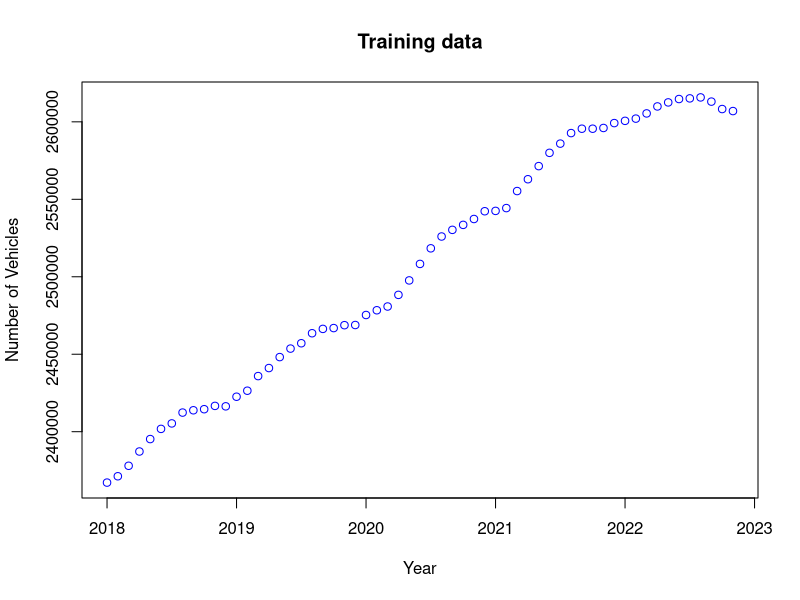
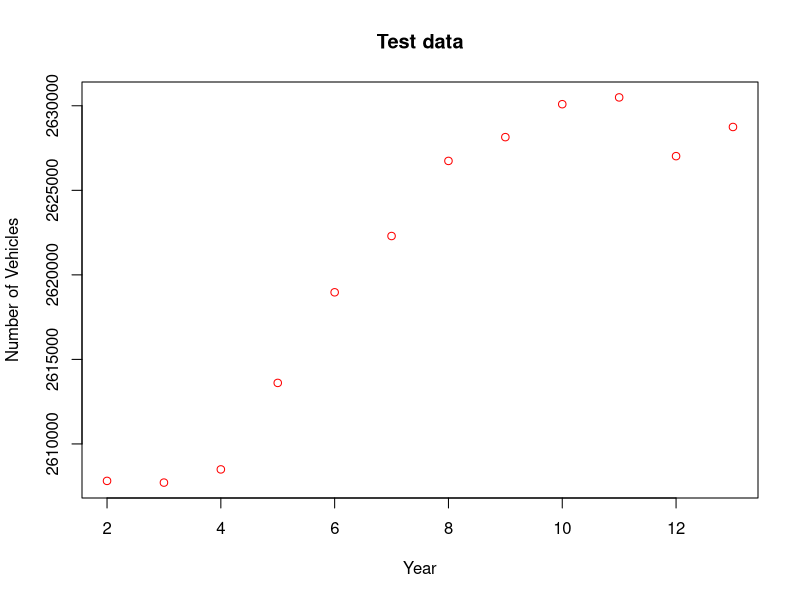
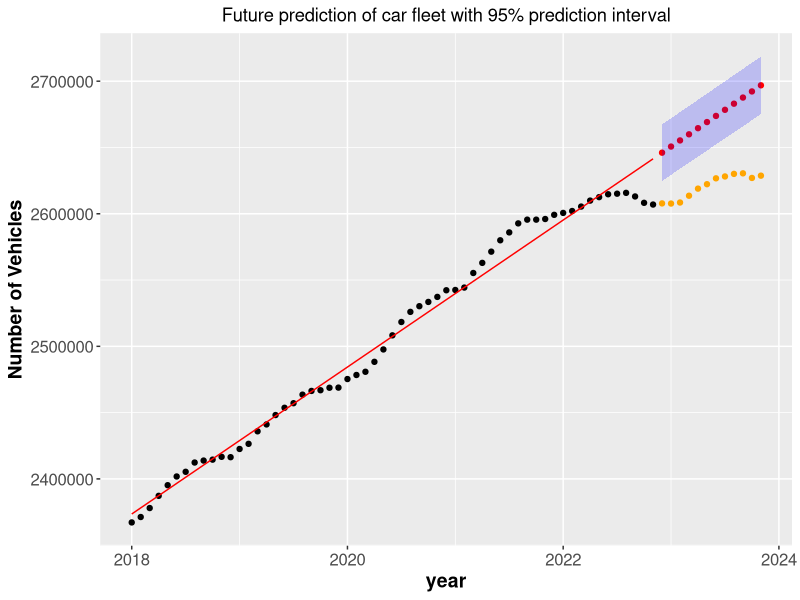
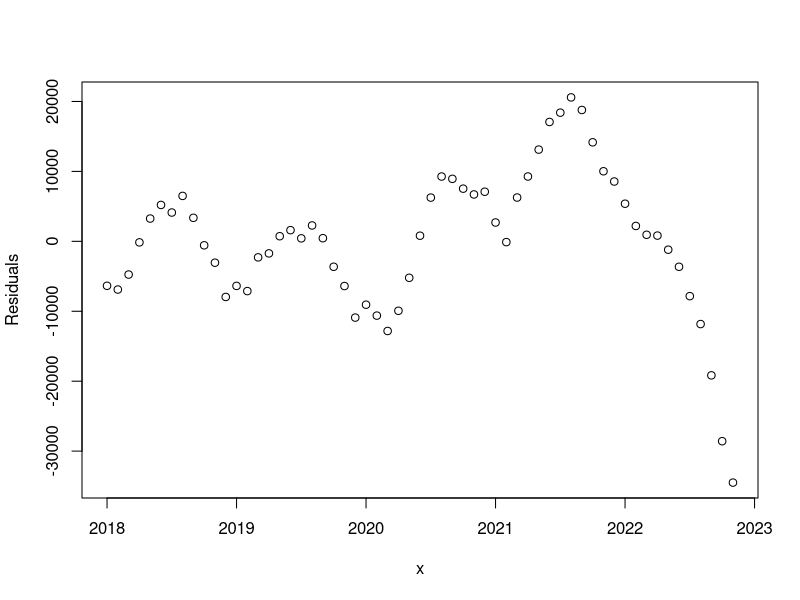
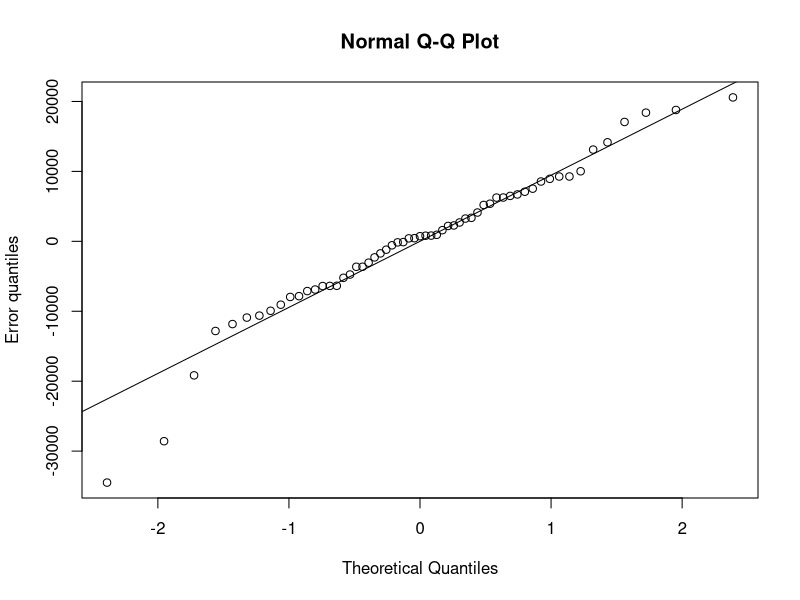
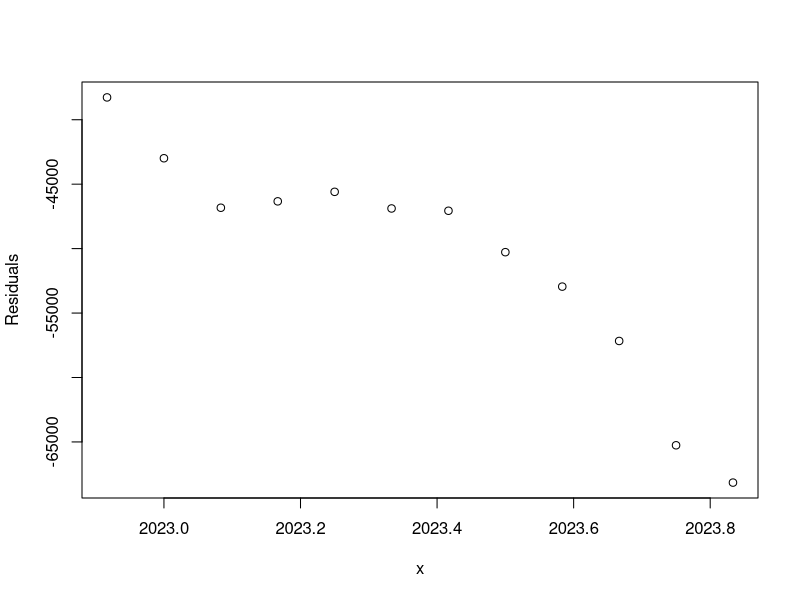
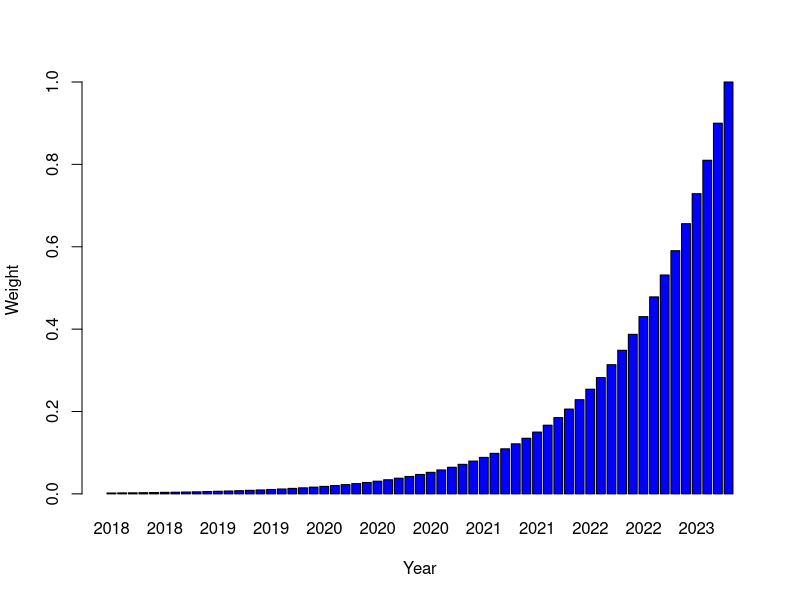
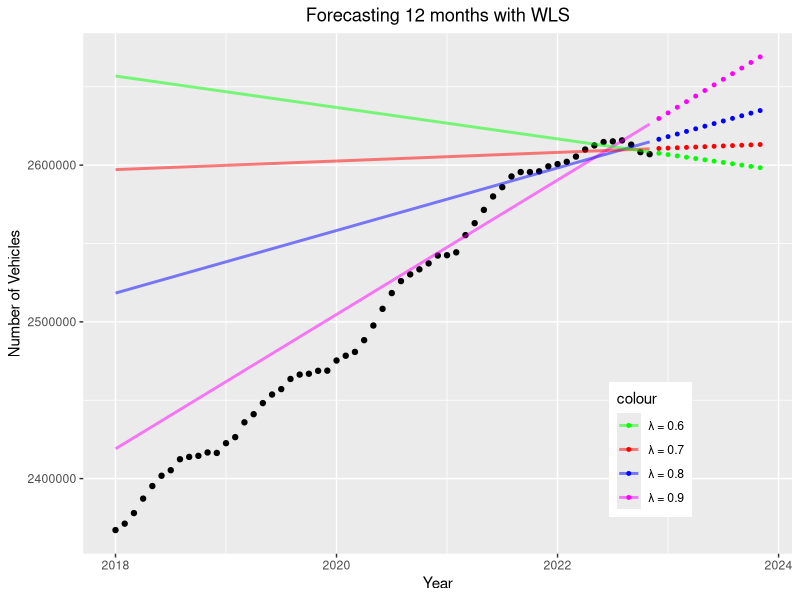

The R source for these figures, in order: (Note: this script raises an error after producing the figures.)
# Required package to read excel
library("readxl")
library("ggplot2")

### DATA IMPORT ###
# Training Data
my_data <- read_excel("Assignment 1/DST_BIL54_train.xlsx")
# my_data <- read_excel("/Users/thomastrosborg/Desktop/Uni/Master/1. semester/Time Series Analysis/git/Assignment 1/DST_BIL54_train.xlsx")
n_train <- length(my_data)
train <- unlist(my_data[1, 2:n_train])
x <- seq(2018, 2022 + 10 / 12, by = 1 / 12)
n <- length(x)
y_train <- train

# Test Data
my_data <- read_excel("Assignment 1/DST_BIL54_test.xlsx")
# my_data <- read_excel("/Users/thomastrosborg/Desktop/Uni/Master/1. semester/Time Series Analysis/git/Assignment 1/DST_BIL54_test.xlsx")
n_test <- length(my_data)
test <- unlist(my_data[1, 2:n_test])


##### Q1 #####
plot(x, train, col = "blue", title("Training data"), xlab="Year", ylab="Number of Vehicles")

plot(2:n_test, test, col = "red", title("Test data"), xlab="Year", ylab="Number of Vehicles")




##### Q2 #####
# Q2.1
ones <- rep(1, length(x))
x_ols <- cbind(ones, x)
theta <- solve(t(x_ols) %*% x_ols) %*% t(x_ols) %*% train

y_hat <- x_ols %*% theta
#plot(x, y_hat, col = "blue", title("Training data - OLS estimate"))
print(theta)

# Error, squared errors and residual variance estimate
error <- train - y_hat
RSS_ols <- t(error) %*% error
sigma2 <- as.numeric(RSS_ols) / (n_train - length(theta))

# Variance and std of estimated errors
v_ols <- sigma2 * solve(t(x_ols) %*% x_ols)
s_ols <- sqrt(diag(v_ols))

# Make forecast for next 12 months
x_test <- seq(2022 + 11 / 12, 2023 + 10 / 12, by = 1 / 12)
x_forecast <- cbind(1, x_test)
y_forecast <- x_forecast %*% theta

# Confidence interval
alpha <- 0.05
vmatrix <- sigma2 * (1 + (x_forecast %*% solve(t(x_ols) %*% x_ols)) %*% t(x_forecast))

CI_lb <- y_forecast - qt(1 - alpha / 2, n_train - length(theta)) * sqrt(diag(vmatrix))
CI_ub <- y_forecast + qt(1 - alpha / 2, n_train - length(theta)) * sqrt(diag(vmatrix))

# Plot fitted model, training data, forecast and CI
df_train <- data.frame(year = x, y = train, y_hat = y_hat)
df_forecast <- data.frame(year = x_forecast[,2], y = test, yhat = y_forecast, CI_lb = CI_lb, CI_ub = CI_ub)


ggplot(df_train, aes(x = year, y=train), title("Prediction of car fleet")) +
  geom_point(col = "black") + 
  geom_line(aes(x = year, y=y_hat), col="red", size = 0.5) +
  geom_point(data = df_forecast, aes(x = year, y = yhat), col="red", size=1.5) +
  geom_point(data = df_forecast, aes(x = year, y = y), col="orange", size=1.5) +
  geom_ribbon(data=df_forecast, aes(x=year, ymin=CI_lb, ymax=CI_ub), inherit.aes=FALSE, alpha=0.2, fill="blue") +
  ggtitle("Future prediction of car fleet with 95% prediction interval") + ylab("Number of Vehicles") +
  theme(plot.title = element_text(hjust = 0.5), axis.text=element_text(size=12), axis.title=element_text(size=14,face="bold"))

# Residual of model on historic data, clearly not white noise
plot(x, error, ylab = "Residuals")

# QQ plot of residuals
qqnorm(error, ylab = "Error quantiles")
qqline(error)

# Test error, model overestimates car fleet
plot(x_forecast[, 2], test - y_forecast, ylab = "Residuals", xlab = "x")




##### Q3 #####

# 3.1
lambda <- 0.9
SIGMA_OLS <- diag(n)
SIGMA_WLS <- diag(n)
for (i in 1:n) {
  SIGMA_WLS[i,i] <- 1/lambda^(n-i)
}
print(SIGMA_WLS[55:59,55:59])
W_WLS <- solve(SIGMA_WLS)

# 3.2
weights <- lambda^((n-1):0)
# plot the weights:
barplot(weights, names= round(x), col = "blue",xlab = "Year",ylab="Weight")

# 3.3
print(sum(weights))

# 3.4
WLS <- solve(t(x_ols)%*%solve(SIGMA_WLS)%*%x_ols)%*%(t(x_ols)%*%solve(SIGMA_WLS)%*%y_train)
print(WLS)

# 3.5
y_wls <- x_test
lambdas <- c(0.9, 0.8, 0.7, 0.6)
df_forecast_wls <- data.frame(year = x_forecast[,2])
frame_names <- c('l09', 'l08', 'l07', 'l06')
df_forecast_wls[frame_names] <- NA

df_train[frame_names] <- NA

for (j in 1:length(lambdas)) {
  lambda = lambdas[j]
  for (i in 1:n) {
    SIGMA_WLS[i,i] <- 1/lambda^(n-i)
  }
  WLS <- solve(t(x_ols)%*%solve(SIGMA_WLS)%*%x_ols)%*%(t(x_ols)%*%solve(SIGMA_WLS)%*%y_train)
  y_pred <- x_forecast %*% WLS
  df_forecast_wls[frame_names[j]] <- y_pred
  df_train[frame_names[j]] <- x_ols %*% WLS
}

colors <- c("magenta", "blue", "red", "green")

ggplot(df_train, aes(x = year, y=train, colour='black')) +
  geom_point(col = "black") +
  geom_point(data=df_forecast_wls, aes(x=year, y=l09, colour="n9"), size=1)+
  geom_point(data=df_forecast_wls, aes(x=year, y=l08, colour="n8"), size=1)+
  geom_point(data=df_forecast_wls, aes(x=year, y=l07, colour="n7"), size=1)+
  geom_point(data=df_forecast_wls, aes(x=year, y=l06, colour="n6"), size=1)+
  geom_line(data=df_train, aes(x=year, y=l09, colour="n9"),linewidth=1, alpha=0.5)+
  geom_line(data=df_train, aes(x=year, y=l08, colour="n8"),linewidth=1, alpha=0.5)+
  geom_line(data=df_train, aes(x=year, y=l07, colour="n7"),linewidth=1, alpha=0.5)+
  geom_line(data=df_train, aes(x=year, y=l06, colour="n6"),linewidth=1, alpha=0.5)+
  theme(legend.position = c(0.8, 0.2), plot.title = element_text(hjust = 0.5)) +
  scale_color_manual(values = c(n9 = colors[1], n8 = colors[2], n7 = colors[3], n6 = colors[4]),
                     labels = c(n9 = "\u03bb = 0.9", n8 = "\u03bb = 0.8", n7 = "\u03bb = 0.7", n6 = "\u03bb = 0.6")) +
  labs(y= "Number of Vehicles", x = "Year", title = "Forecasting 12 months with WLS")
  
# 3.6


##### Q4 #####

# 4.1 
f <- function(j) rbind(1, j)
L <- matrix(c(1.,0., 1.,1.),
            byrow=TRUE, nrow=2)
Linv <- solve(L) 

# 4.2
i <- 1
F_N <-  (lambda^0) * f(0)%*%t(f(0))
h_N <-  (lambda^0) * f(0) * y_train[i]

# 4.3
# Using λ = 0.9 update FN and hN recursively and provide F10 and h10. We will 
# not calculate predictions for these first 10 steps.
lambda <- 0.9
for (i in 2:10){
  F_N <- F_N + lambda^(i-1) * f(-(i-1)) %*% t(f(-(i-1)))  
  h_N <- lambda * Linv %*% h_N + f(0) * y_train[i]
  theta_N <- solve(F_N) %*% h_N
  
  yhat_N <- t(f(-(i-1):(59-i))) %*% theta_N
  plot_N <- ggplot(df_train, aes(x = year, y = y)) +
    geom_point() + 
    geom_point(data=df_train[1:i,], col="blue") + 
    geom_line(data=df_train[1:i,], aes(y=yhat_N[1:i]), col="blue") +
    #geom_line(aes(y=yhat_ols), col="red", linetype=2) + 
    #xlim(1980, 2005) + ylim(0,5.5) + 
    labs(y= "Number of Vehicles", x = "Year")
    ggtitle(paste0("N = ", i))
  
  print(plot_N)
}

# 4.4
# Now update the model recursively up to F59 and h59, while also calculating predictions at each
# step. You should calculate predictions for 1 month ahead, 6 months ahead and 12 months ahead.
for (i in 11:59){
  F_N <- F_N + lambda^(i-1) * f(-(i-1)) %*% t(f(-(i-1)))  
  h_N <- lambda * Linv %*% h_N + f(0) * y[i] # y not found
  theta_N <- solve(F_N) %*% h_N
  
  yhat_N <- t(f(-(i-1):(59-i))) %*% theta_N
  ypred_1 <- t(f(1:2)) %*% theta_N
  ypred_6 <- t(f(1:6)) %*% theta_N
  ypred_12 <- t(f(1:12)) %*% theta_N
  
  plot_N <- ggplot(df_train, aes(x=year, y=y)) +
    geom_point() + 
    geom_point(data=df_train[1:i,], col="blue") + 
    geom_line(data=df_train[1:i,], aes(y=yhat_N[1:i]), col="blue") +
    
    #geom_line(aes(y=yhat_ols), col="red", linetype=2) + 
    #xlim(1980, 2005) + ylim(0,5.5) + 
    ggtitle(paste0("N = ", i))
  
  print(plot_N)
  
}
